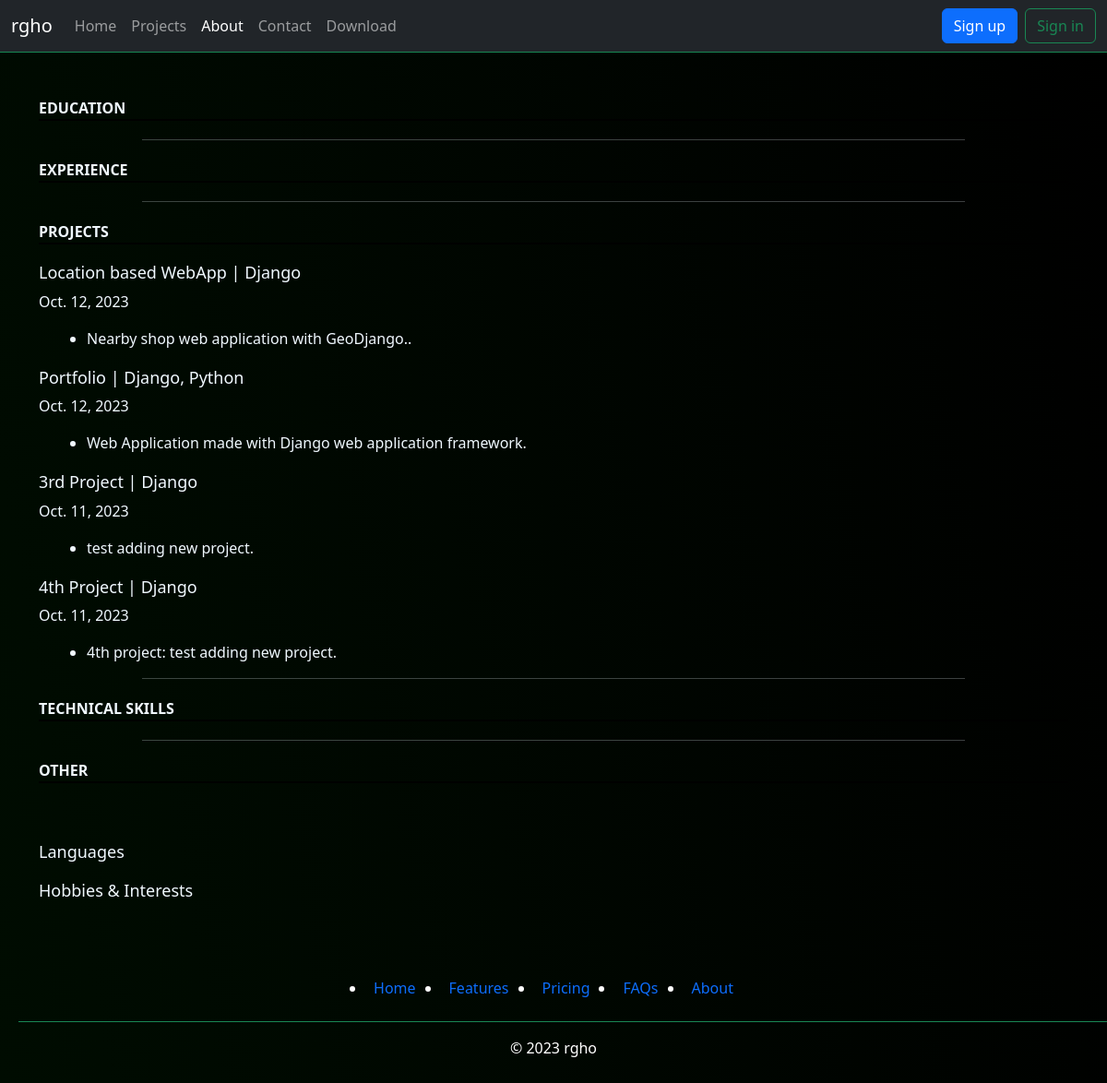
Page /about/ on the earlier database version.
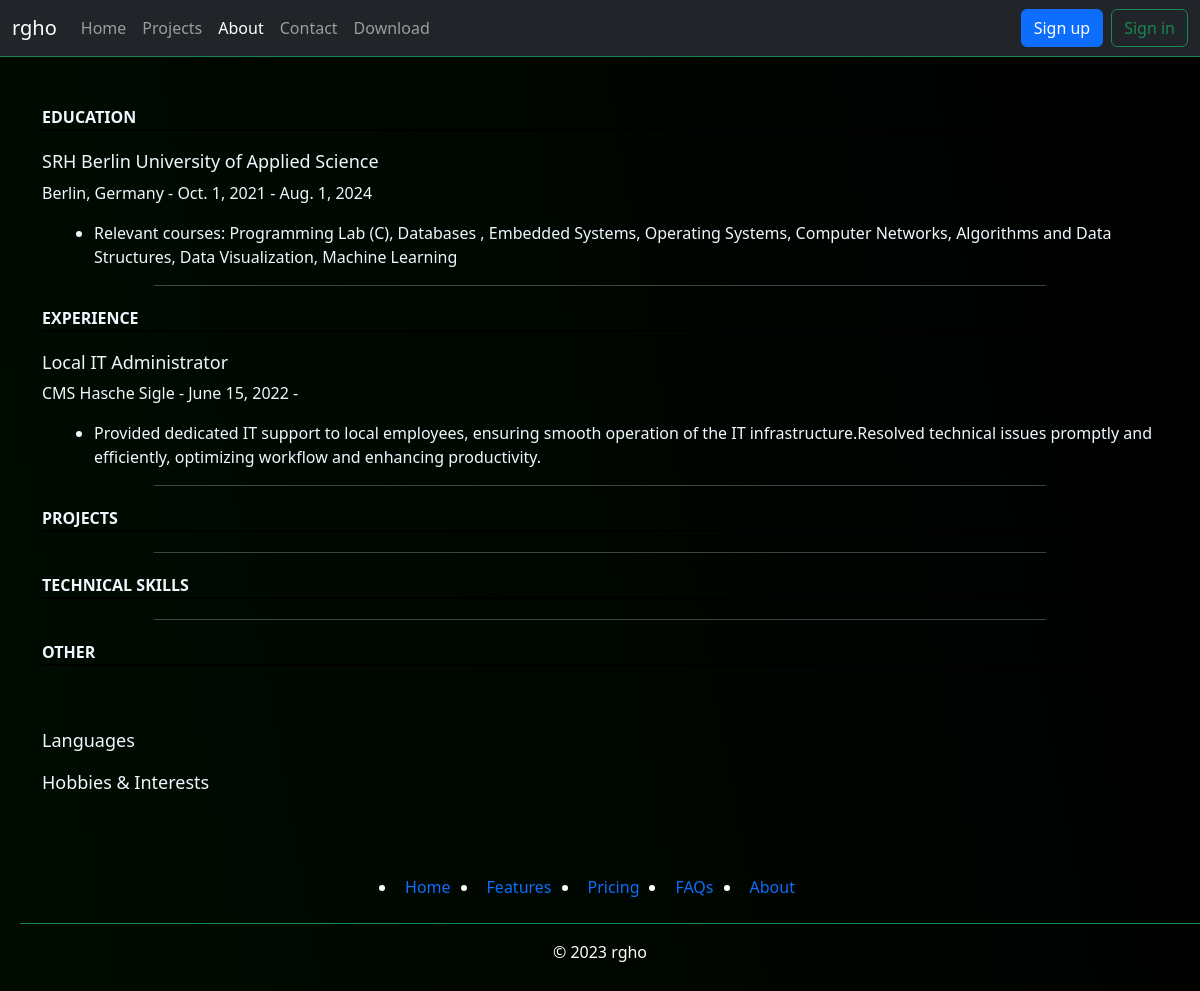
Same page on the later database version.
### projects/models.py (models this page shows, shortened)
class Project(models.Model):
    date = models.DateField()
    title = models.CharField(max_length=250)
    description = models.TextField()
    technology = models.CharField(max_length=100)
    links = nullable_field(models.URLField, max_length=300)
    image = models.CharField(max_length=100)

class AboutEducation(models.Model):
    campus = nullable_field(models.CharField, max_length=100)
    field = nullable_field(models.CharField ,max_length=50)
    location = models.CharField(max_length=100)
    start_date = models.DateField()
    end_date = models.DateField()
    relevant_courses = nullable_field(models.CharField, max_length=800)

class AboutExperience(models.Model):
    organization = nullable_field(models.CharField, max_length=100)
    job_title = nullable_field(models.CharField, max_length=100)
    location = nullable_field(models.CharField, max_length=100)
    start_date = nullable_field(models.DateField)
    end_date = nullable_field(models.DateField)
    job_description = nullable_field(models.TextField)
    notes = nullable_field(models.CharField, max_length=200)

### projects/views.py (the view)
# urls.py: path('about/',views.about, name="about"),
def about(request):
    about_edu = edu.objects.all()
    about_exp = exp.objects.all()
    about_proj = proj.objects.all()
    about_skills = sk.objects.all()
    about_languages = lan.objects.all()
    about_interests = intr.objects.all()
    return render(request, 'projects/about.html',
                  {'education' : about_edu,
                   'experience' : about_exp,
                   'projects' : about_proj,
                   'skills' : about_skills,
                   'languages' : about_languages,
                   'interests' : about_interests
                   }
                  )

### projects/templates/projects/about.html (shortened to what this page needs)
{% extends 'projects/base.html' %}
{% load static %}
{% block content %}
    <div class="container my-5">
        <div class="section-header">EDUCATION</div>
        {% for study in education%}
        <h4>{{study.campus}}</h4>
        <p>{{study.location}} - {{study.start_date}} - {{study.end_date}}</p>
        <ul>
            <li>Relevant courses: {{study.relevant_courses}}</li>
        </ul>
        {% endfor %}
        <hr class="project-cards-hr mx-auto">
        <div class="section-header">EXPERIENCE</div>
        {% for exp in experience%}
        <h4>{{exp.job_title}}</h4>
        <p>{{exp.organization}} - {{exp.start_date}} - {{end_date}}</p>
        <ul>
            <li>{{exp.job_description}}</li>
        </ul>
        {% endfor %}
                <hr class="project-cards-hr mx-auto">
        <div class="section-header">PROJECTS</div>
        {% for pj in projects %}
        <h4>{{pj.title}} | {{pj.technology}}</h4>
        <p>{{pj.date}}</p>
        <ul>
            <li>{{pj.description}}.</li>
        </ul>
        {% endfor %}
        <hr class="project-cards-hr mx-auto">
        <div class="section-header">TECHNICAL SKILLS</div>
        <hr class="project-cards-hr mx-auto">
        <div class="section-header">OTHER</div>
        <br>
        <h4>Languages</h4>
        <h4>Hobbies & Interests</h4>
    </div>
{% endblock %}

Differences in the rows shown:
removed Project: title "Location based WebApp", technology "Django", date "Oct. 12, 2023", description "Nearby shop web application with GeoDjango."
removed Project: title "Portfolio", technology "Django, Python", date "Oct. 12, 2023", description "Web Application made with Django web application framework"
removed Project: title "3rd Project", technology "Django", date "Oct. 11, 2023", description "test adding new project"
removed Project: title "4th Project", technology "Django", date "Oct. 11, 2023", description "4th project: test adding new project"
added AboutEducation: campus "SRH Berlin University of Applied Science", location "Berlin, Germany", start_date "Oct. 1, 2021", end_date "Aug. 1, 2024", relevant_courses "Programming Lab (C), Databases , Embedded Systems, Operating Systems, Computer Networks, Algorithms and Data Structures, Data Visualization, Machine Learning"
added AboutExperience: job_title "Local IT Administrator", organization "CMS Hasche Sigle", start_date "June 15, 2022", job_description "Provided dedicated IT support to local employees, ensuring smooth operation of the IT infrastructure.Resolved technical issues promptly and efficiently, optimizing workflow and enhancing productivity."
